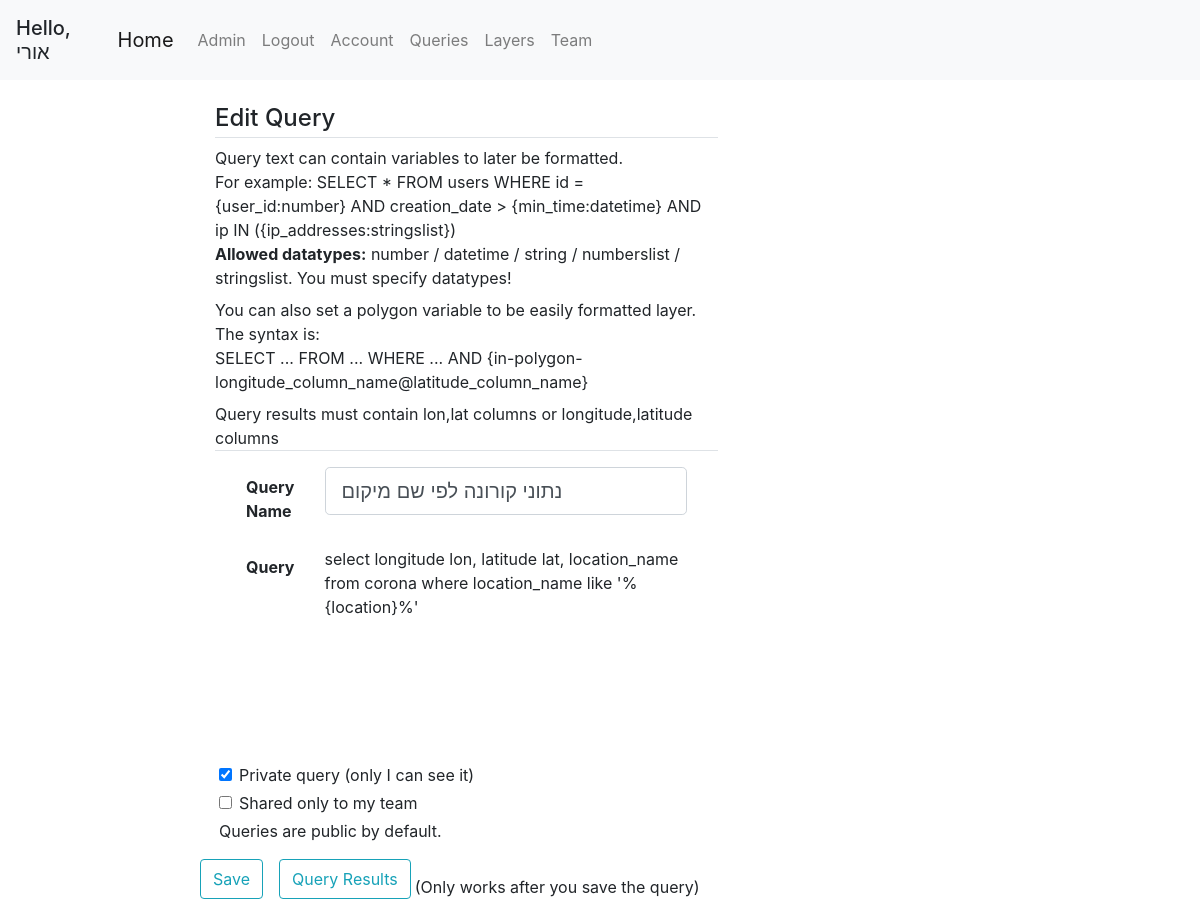
Screenshot of /query/1 (signed in) with the database file from the repository.
### geoportal/models.py (models this page shows, shortened)
class User(db.Model, UserMixin):
    id = db.Column(db.Integer, primary_key=True)
    username = db.Column(db.String(20), unique=True, nullable=False)
    email = db.Column(db.String(120), unique=True, nullable=False)
    first_name = db.Column(db.String(20), nullable=False, default='')
    last_name = db.Column(db.String(20), nullable=False, default='')
    password = db.Column(db.String(60), nullable=False)
    team_id = db.Column(db.Integer, db.ForeignKey('team.id'))
    roles = db.relationship('Role', secondary='user_roles')
    layers = db.relationship('Layer', backref='user', lazy=True)
    queries = db.relationship('Query', backref='user', lazy=True)
    preferences = db.relationship('UserPreferences', backref='user', lazy=True)
    def has_role(self, role_name):
        for role in self.roles:
            if role.name == role_name:
                return True
        return False

class Query(db.Model):
    id = db.Column(db.Integer, primary_key=True)
    user_id = db.Column(db.Integer, db.ForeignKey('user.id'), nullable=False, default=0)
    query_name = db.Column(db.String(120))
    db_name = db.Column(db.String(20))
    date_uploaded = db.Column(db.DateTime, nullable=False, default=datetime.datetime.now)
    last_update_time = db.Column(db.DateTime, nullable=False, default=datetime.datetime.now)
    query_text = db.Column(db.Text, nullable=False, default='')
    only_user = db.Column(db.Boolean, default=False)
    only_team = db.Column(db.Boolean, default=False)
    public = db.Column(db.Boolean, default=True)
    parameters = db.relationship('QueryTextParameters', backref='query', lazy=True)
    polygon_parameters = db.relationship('QueryPolygonParameters', backref='query', lazy=True)

### geoportal/queries/views.py (the view)
@queries.route('/query/<int:query_id>', methods=['GET', 'POST'])
@login_required
def query(query_id):
    query = Query.query.get(query_id)
    if (query.user_id != current_user.id and query.only_user) or \
        (query.only_team and User.query.get(query.user_id).team_id != current_user.team_id):
        return abort(403)
    form = NewQuery()
    if form.validate_on_submit():
        query.only_team = form.only_team.data
        query.only_user = form.only_me.data
        query.public = (not query.only_team) and (not query.only_user)
        old_query = query.query_text
        query.query_name = form.query_name.data
        query.query_text = form.query.data
        query.last_update_time = datetime.datetime.now()
        db.session.commit()
        if form.query.data != old_query:
            params = query.parameters
            for param in params:
                db.session.delete(param)
            db.session.commit()
            query_params_pattern = '{([^}]*):([^}]*)}'
            query_params = re.findall(query_params_pattern, form.query.data)
            for param in query_params:
                query_parameter = QueryTextParameters(query_id=query.id, parameter_name=param[0], parameter_type=param[1])
                db.session.add(query_parameter)
            db.session.commit()
            if query.polygon_parameters:
                db.session.delete(query.polygon_parameters[0])
                db.session.commit()
            query_polygon_pattern = '{in-polygon-([^@]*)@([^}]*)}'
            polygon_limits = re.findall(query_polygon_pattern, form.query.data)
            if polygon_limits:
                polygon_limit = polygon_limits[0]
                poly = QueryPolygonParameters(query_id=query.id, lon_column=polygon_limit[0], lat_column=polygon_limit[1])
                db.session.add(poly)
            db.session.commit()
        flash('Your query has been updated!', 'success')
        return jsonify({'status': 'success'})
    elif request.method == 'GET':
        form.query_name.data = query.query_name
        form.query.data = query.query_text
        form.only_team.data = query.only_team
        form.only_me.data = query.only_user
    return render_template('query.html', title='Edit Query', form=form, fields=['query_name', 'query'], form_title='Edit Query', query_text=query.query_text)

### geoportal/queries/forms.py
class NewQuery(FlaskForm):
    query_name = StringField('Query Name', validators=[DataRequired(), Length(min=2, max=120)])
    query = TextAreaField('Query', validators=[DataRequired()])
    only_me = BooleanField('Private query (only I can see it)')
    only_team = BooleanField('Shared only to my team')
    submit = SubmitField('Save')

### geoportal/models.py (called while the page is built)
@login_manager.user_loader
def load_user(user_id):
    return User.query.get(int(user_id))

### geoportal/templates/query.html (shortened to what this page needs)
{% extends "base.html" %}
{% block content %}
<div class="row mt-4">
    <div class="col-md-8">
        <div class="content-section">
            <form id="query-form" method="POST" action="" class="form-horizontal">
                    <h4 class="border-bottom mb-2 pb-1">{{ form_title }}</h4>
                    <div>
                        <p class="m-0">Query text can contain variables to later be formatted.</p>
                        <p class="m-0">For example: SELECT * FROM users WHERE id = {user_id:number} AND creation_date > {min_time:datetime} AND ip IN ({ip_addresses:stringslist})</p>
                        <p class="m-0"><b>Allowed datatypes:</b> number / datetime / string / numberslist / stringslist. You must specify datatypes!</p>
                        <p class="m-0 mt-2">You can also set a polygon variable to be easily formatted layer. The syntax is:</p>
                        <p class="m-0">SELECT ... FROM ... WHERE ... AND {in-polygon-longitude_column_name@latitude_column_name}</p>
                        <p class="mb-3 mt-2 border-bottom">Query results must contain lon,lat columns or longitude,latitude columns</p>
                    </div>
                    {% for field in fields %}
                        <div class="form-group control-group row m-3">
                            {{ form[field].label(class="form-control-label control-label col-sm-2 pt-2 bold") }}
                            {% if not form[field].errors %}
                                {% if field == 'query' %}
                                    <div class="col-sm-10">
                                        <div id="query">{% if query_text %}{{ query_text }}{% endif %}</div>
                                    </div>
                                {% else %}
                                    <div class="col-sm-10">
                                    {{ form[field](class="form-control form-control-lg") }}
                                    </div>
                                {% endif %}
                            {% endif %}
                        </div>
                    {% endfor %}
                   <div class="form-check m-1">
                        {{ form.only_me(class="form-check-input") }}
                        {{ form.only_me.label(class="form-check-label") }}
                   </div>
                   <div class="form-check m-1">
                       {{ form.only_team(class="form-check-input") }}
                       {{ form.only_team.label(class="form-check-label") }}
                   </div>
                   <p class="m-1 mb-3">Queries are public by default.</p>
                <div class="form-group row">
                    {{ form.submit(class="btn btn-outline-info") }}
                    <input class="btn btn-outline-info ml-3" id="load-results" name="loader" type="button" value="Query Results">
                    <p class="pt-3 mb-0 ml-1">(Only works after you save the query)</p>
                </div>
            </form>
        </div>
    </div>
</div>
{% endblock content %}

### geoportal/templates/base.html (shortened to what this page needs)
<!DOCTYPE html>
<html lang="en">
<head>
    <link rel="stylesheet" href="/static/css/bootstrap/bootstrap.min.css"/>
    <link rel="stylesheet" href="/static/css/style.css"/>
    <link rel="stylesheet" href="/static/css/leaflet/leaflet.css"/>
    <link rel="stylesheet" href="/static/css/leaflet/leaflet.draw.css"/>
    <link rel="stylesheet" href="/static/css/dataTable/jquery.dataTables.min.css">
    <link rel="stylesheet" href="https://cdnjs.cloudflare.com/ajax/libs/font-awesome/4.7.0/css/font-awesome.min.css">
    <link rel="stylesheet" href="/static/css/utils/pretty-checkbox.min.css">
    <link rel="stylesheet" href="/static/css/leaflet/leaflet.contextmenu.css">
</head>
<body>
    <header class="site-header">
        <nav class="navbar navbar-expand-lg navbar-fixed-top navbar-light bg-light">
            {% if current_user.is_authenticated %}
            <h5 class="mt-2">Hello, {{ current_user.first_name }}</h5>
            {% endif %}
            <div class="container">
                <a class="navbar-brand" href="{{ url_for('main.home') }}">Home</a>
                <div class="collapse navbar-collapse" id="navbarSupportedContent">
                    <ul class="navbar-nav mr-auto">
                        {% if current_user.is_authenticated %}
                            {% if current_user.has_role('Admin') %}
                                <li class="nav-item"><a class="nav-link" href="/admin">Admin</a></li>
                            {% endif %}
                            <li class="nav-item"><a class="nav-link" href="{{ url_for('users.logout') }}">Logout</a></li>
                            <li class="nav-item"><a class="nav-link" href="{{ url_for('users.account') }}">Account</a></li>
                            <li class="nav-item"><a class="nav-link" href="{{ url_for('queries.get_queries') }}">Queries</a></li>
                            <li class="nav-item"><a class="nav-link" href="{{ url_for('mapping.get_layers') }}">Layers</a></li>
                            {% if current_user.team_id %}
                                <li class="nav-item"><a class="nav-link" href="{{ url_for('users.team') }}">Team</a></li>
                            {% else %}
                                <li class="nav-item"><a class="nav-link" href="{{ url_for('users.new_team') }}">Create Team</a></li>
                            {% endif %}
                        {% else %}
                            <li class="nav-item"><a class="nav-link" href="{{ url_for('users.login') }}">Login</a></li>
                            <li class="nav-item"><a class="nav-link" href="{{ url_for('users.register') }}">Register</a></li>
                        {% endif %}
                    </ul>
                </div>
            </div>
        </nav>
    </header>
    <div class="container-fluid" id="content">
        <div class="row">
            <div class="col-md-3 col-lg-2 pr-0 sidebar">
            </div>
            <div class="col-md-6 col-lg-8 main">
                {% block content %}{% endblock %}
            </div>
            <div class="col-md-3 col-lg-2 sidebar" id="right-sidebar">
            </div>
        </div>
    </div>
</body>
</html>

### geoportal/static/css/style.css (style rules this page uses)
#query { top: 0; right: 0; bottom: 0; left: 0; height: 200px; }
.bold { font-weight: bold; }

### rows the page displays
User: first_name "אורי"
Query: query_name "נתוני קורונה לפי שם מיקום", fields "select longitude lon, latitude lat, location_name from corona where location_name like '%{location}%'"
